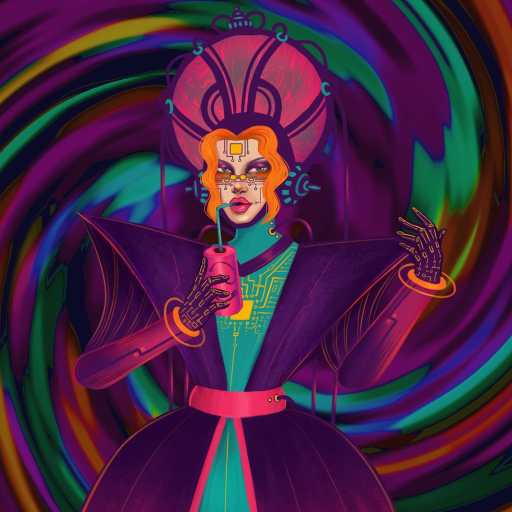
#> input picture images/image10.png, 1024 x 1024 px (shown at 1/2 size); its folder holds 4 pictures in this run
$ python resize.py
#> lines starting #> are read from the running program, lines starting #| are printed output that depends on the picture
import cv2
import os

def resize_images(input_folder, output_folder, desired_size):
#> called with input_folder = 'images', output_folder = 'thumbnails', desired_size = (300, 300)
    if not os.path.exists(output_folder):
        os.makedirs(output_folder)

    for filename in os.listdir(input_folder):
        if filename.endswith(('.jpg', '.jpeg', '.png')):
            img = cv2.imread(os.path.join(input_folder, filename))
#> img is the input picture: shape (1024, 1024, 3); mean B, G, R 65.6, 35.4, 68.5

            resized_img = cv2.resize(img, desired_size, interpolation=cv2.INTER_AREA)
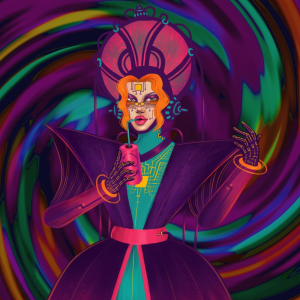
#> resized_img: shape (300, 300, 3); mean B, G, R 65.6, 35.4, 68.5

            output_path = os.path.join(output_folder, filename)
            cv2.imwrite(output_path, resized_img)
#> pass 2 of the loop in resize_images, `for filename in os.listdir(input_folder):`:
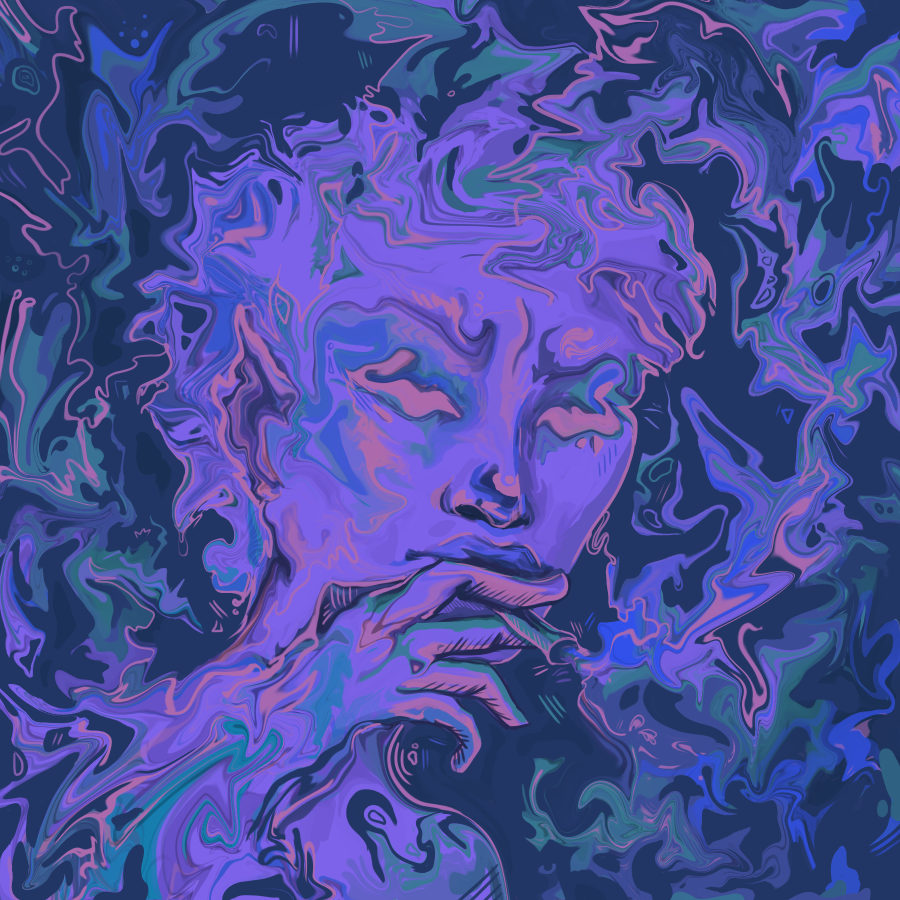
#> input picture images/image11.png, 1800 x 1800 px (shown at 1/2 size)
#> in resize_images, img is the input picture: shape (1800, 1800, 3); mean B, G, R 154.8, 78.4, 72.3
#> in resize_images, `resized_img = cv2.resize(img, desired_size, interpolation=cv2.INTER_AR..`:
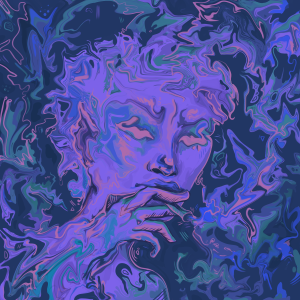
#> resized_img: shape (300, 300, 3); mean B, G, R 154.8, 78.4, 72.3
#> pass 3 of the loop in resize_images, `for filename in os.listdir(input_folder):`:
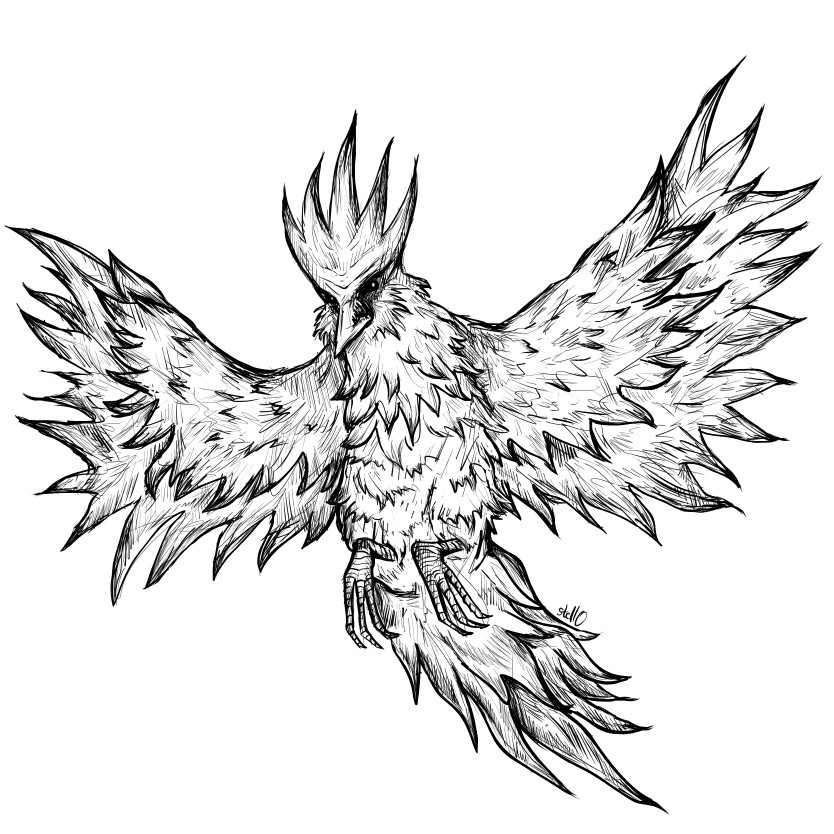
#> input picture images/image12.png, 2500 x 2500 px (shown at 1/3 size)
#> in resize_images, img is the input picture: shape (2500, 2500, 3); min 0, max 255, mean 226
#> in resize_images, `resized_img = cv2.resize(img, desired_size, interpolation=cv2.INTER_AR..`:
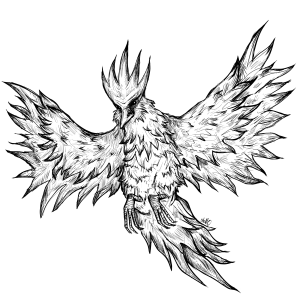
#> resized_img: shape (300, 300, 3); min 0, max 255, mean 226
#> the loop made 4 passes; the first 3 are shown

if __name__ == "__main__":
    input_folder = "images"
    output_folder = "thumbnails"
    desired_size = (300, 300)
    resize_images(input_folder, output_folder, desired_size)
